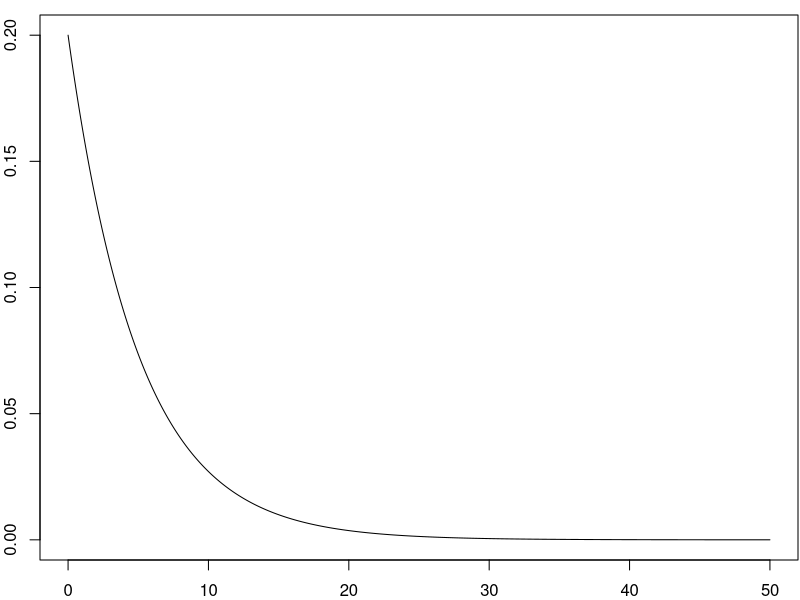
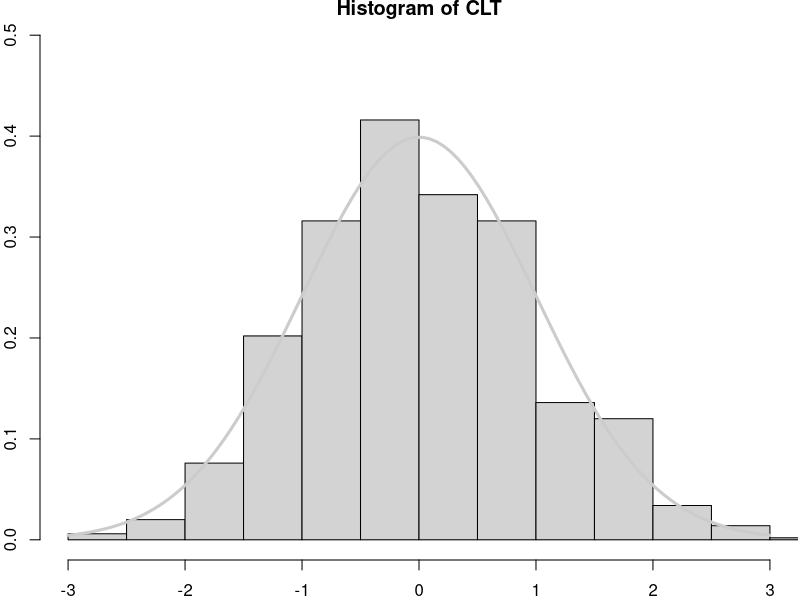

Here is the R script that generated these plots, in order:
## ---- chunk 1
knitr::opts_chunk$set(echo = TRUE)
## ---- chunk 2
x <- seq(0, 50, length.out=1000)
par(mar=c(2, 2, .75, .1))
plot(x, dexp(x, rate=0.2), type ="l")
## ---- chunk 3
lambda = .2 #this is the rate from the above distibution
n = 40 #sample size
nSamps = 1000 #the number of samples

samps <- matrix(, nrow = nSamps, ncol = n)
for(i in 1:nSamps){
       samps[i,] <- rexp(n, rate = lambda) 
}

## ---- chunk 4
sampleMeans <- apply(samps, 1, mean)
## ---- chunk 5
CLTtop <- (sampleMeans - 1/lambda)
## ---- chunk 6
CLTbottom <- (1/lambda)/sqrt(n)
## ---- chunk 7
CLT <- CLTtop / CLTbottom
## ---- chunk 8
par(mar=c(2, 2, .75, .1))
hist(CLT, freq = FALSE, xlim= c(-3,3), ylim = c(0,.5))
lines(seq(-3, 3, length = 100), dnorm(seq(-3, 3, length = 100)), col = grey(.8), lwd = 3)
## ---- chunk 9
mean(CLT)
var(CLT)
